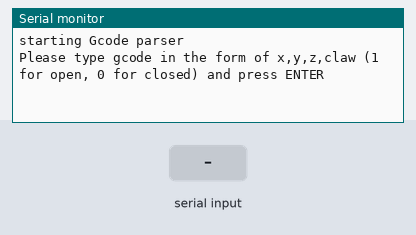
Simulated run of this sketch. Board: Arduino Uno, built with avr-gcc and run on an emulated ATmega328P. Parts: the last lines printed to the serial monitor. The inputs (shaded band) are chosen by the test bench.

Above: at 1.2 s.
1.3 s: "90,45\n" received over Serial
At 2.5 s:
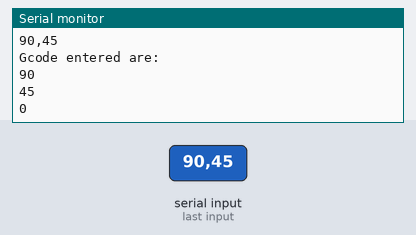
2.8 s: "90,45,200, 10\n" received over Serial
At 2.93 s:
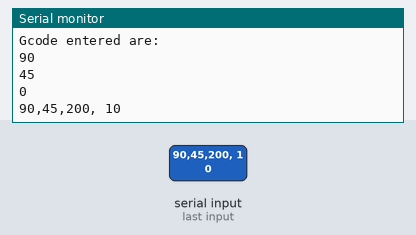
4.4 s: "90,45,200,10\n" received over Serial
At 4.53 s:
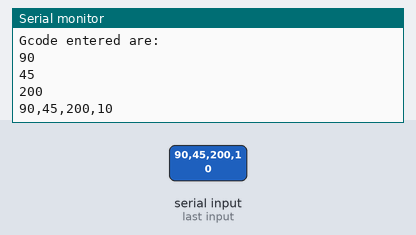
Timing chart, 0 to 7.4 s (numbered marks = the images above; inputs shaded):
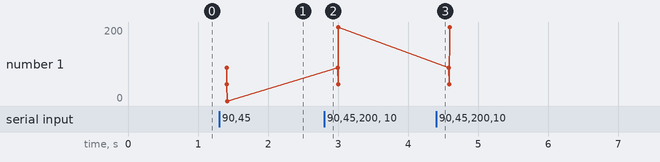

Measured:
- after the input at 1.3 s, the serial monitor: prints a new line at once (image 1)
- after the input at 2.8 s, the serial monitor: prints a new line at once (image 2)
- after the input at 4.4 s, the serial monitor: prints a new line at once (image 3)
- plotted number 1: 0 → 200 after the input at 2.8 s

The sketch:

GcodeParseTest.ino
```cpp
#include <SoftwareSerial.h>


//======for user question========
const char question[] = "Please type gcode in the form of x,y,z,claw (1 for open, 0 for closed) and press ENTER";


//=====for user response=========
char inChar[32];
unsigned int index=0;
int GcodeX=0;
int GcodeY=0;
int GcodeZ= 0;
int GcodeClaw = 0; //0 for closed


void setup() {
  // put your setup code here, to run once:
Serial.begin(9600);
Serial.flush();
Serial.println("starting Gcode parser");
Serial.println(question);
inChar[0] = 'e'; //set flag to empty
}

void loop() {


  // put your main code here, to run repeatedly:
    getUserResponse();

}


void parse (char tempChar[]){
  Serial.println("Gcode entered are:");
  if(!sscanf(tempChar, "%d,%d,%d, %d", &GcodeX, &GcodeY, &GcodeZ, &GcodeClaw)){
    Serial.println("Wrong format, please try again");
  }
  sscanf(tempChar, "%d,%d,%d,%d", &GcodeX, &GcodeY, &GcodeZ, &GcodeClaw);
  Serial.println(GcodeX);
  Serial.println(GcodeY);
  Serial.println(GcodeZ);

}

void getUserResponse() {
  index = 0;
  inChar[0]='e';
  while (Serial.available()){
    delay(10);
   inChar[index] = Serial.read();
    Serial.print(inChar[index]);
    index++;
  }


  if (inChar[0]!='e'){
    char temp[index-1];
    Serial.println("You have entered");
    for (int i =0; i< index; i++){ //we will only care about the part that has the index
      temp[i] = inChar[i]; //temp will only have the digits that are important
      Serial.print(temp[i]);

    }

    parse (temp);//pass string to gcode and store as gcode
  }
  inChar [0] = 'e';
  index = 0;
  }
```
